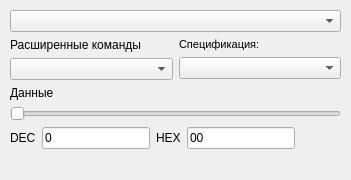
<?xml version="1.0" encoding="UTF-8"?>
<ui version="4.0">
 <class>CommandSelector</class>
 <widget class="QWidget" name="CommandSelector">
  <property name="geometry">
   <rect>
    <x>0</x>
    <y>0</y>
    <width>351</width>
    <height>180</height>
   </rect>
  </property>
  <property name="windowTitle">
   <string>Form</string>
  </property>
  <widget class="QWidget" name="verticalLayoutWidget">
   <property name="geometry">
    <rect>
     <x>10</x>
     <y>10</y>
     <width>331</width>
     <height>161</height>
    </rect>
   </property>
   <layout class="QVBoxLayout" name="verticalLayout_3">
    <item>
     <widget class="QComboBox" name="daliCommandsComboBox">
      <property name="sizePolicy">
       <sizepolicy hsizetype="Preferred" vsizetype="Fixed">
        <horstretch>0</horstretch>
        <verstretch>0</verstretch>
       </sizepolicy>
      </property>
     </widget>
    </item>
    <item>
     <layout class="QHBoxLayout" name="extensionslLayout">
      <item>
       <layout class="QVBoxLayout" name="verticalLayout_24">
        <item>
         <widget class="QLabel" name="selectExtendedCmdLabel">
          <property name="sizePolicy">
           <sizepolicy hsizetype="Preferred" vsizetype="Fixed">
            <horstretch>0</horstretch>
            <verstretch>0</verstretch>
           </sizepolicy>
          </property>
          <property name="text">
           <string>Расширенные команды</string>
          </property>
         </widget>
        </item>
        <item>
         <widget class="QComboBox" name="daliExtendedTestCmdsComboBox">
          <property name="sizePolicy">
           <sizepolicy hsizetype="Preferred" vsizetype="Fixed">
            <horstretch>0</horstretch>
            <verstretch>0</verstretch>
           </sizepolicy>
          </property>
         </widget>
        </item>
       </layout>
      </item>
      <item>
       <layout class="QVBoxLayout" name="verticalLayout_23">
        <item>
         <widget class="QLabel" name="testSeqSpecSelLabel">
          <property name="sizePolicy">
           <sizepolicy hsizetype="Preferred" vsizetype="Fixed">
            <horstretch>0</horstretch>
            <verstretch>0</verstretch>
           </sizepolicy>
          </property>
          <property name="font">
           <font>
            <pointsize>8</pointsize>
           </font>
          </property>
          <property name="text">
           <string>Cпецификация:</string>
          </property>
         </widget>
        </item>
        <item>
         <widget class="QComboBox" name="testSeqSpecSelComboBox">
          <property name="sizePolicy">
           <sizepolicy hsizetype="Preferred" vsizetype="Fixed">
            <horstretch>0</horstretch>
            <verstretch>0</verstretch>
           </sizepolicy>
          </property>
          <property name="font">
           <font>
            <pointsize>8</pointsize>
           </font>
          </property>
         </widget>
        </item>
       </layout>
      </item>
     </layout>
    </item>
    <item>
     <widget class="QLabel" name="dataValueLabel">
      <property name="text">
       <string>Данные</string>
      </property>
     </widget>
    </item>
    <item>
     <widget class="QSlider" name="daliDataSetSlider">
      <property name="maximum">
       <number>255</number>
      </property>
      <property name="orientation">
       <enum>Qt::Horizontal</enum>
      </property>
     </widget>
    </item>
    <item>
     <layout class="QHBoxLayout" name="horizontalLayout">
      <item>
       <layout class="QHBoxLayout" name="currenLayout_4">
        <item>
         <widget class="QLabel" name="decLabel">
          <property name="text">
           <string notr="true">DEC</string>
          </property>
         </widget>
        </item>
        <item>
         <widget class="QLineEdit" name="dataDecEdit">
          <property name="text">
           <string>0</string>
          </property>
         </widget>
        </item>
       </layout>
      </item>
      <item>
       <layout class="QHBoxLayout" name="currenLayout_5">
        <item>
         <widget class="QLabel" name="hexLabel">
          <property name="text">
           <string notr="true">HEX</string>
          </property>
         </widget>
        </item>
        <item>
         <widget class="QLineEdit" name="dataHexEdit">
          <property name="text">
           <string>00</string>
          </property>
         </widget>
        </item>
       </layout>
      </item>
      <item>
       <spacer name="horizontalSpacer_2">
        <property name="orientation">
         <enum>Qt::Horizontal</enum>
        </property>
        <property name="sizeHint" stdset="0">
         <size>
          <width>40</width>
          <height>20</height>
         </size>
        </property>
       </spacer>
      </item>
     </layout>
    </item>
    <item>
     <spacer name="verticalSpacer">
      <property name="orientation">
       <enum>Qt::Vertical</enum>
      </property>
      <property name="sizeHint" stdset="0">
       <size>
        <width>20</width>
        <height>40</height>
       </size>
      </property>
     </spacer>
    </item>
   </layout>
  </widget>
 </widget>
 <resources/>
 <connections/>
</ui>
